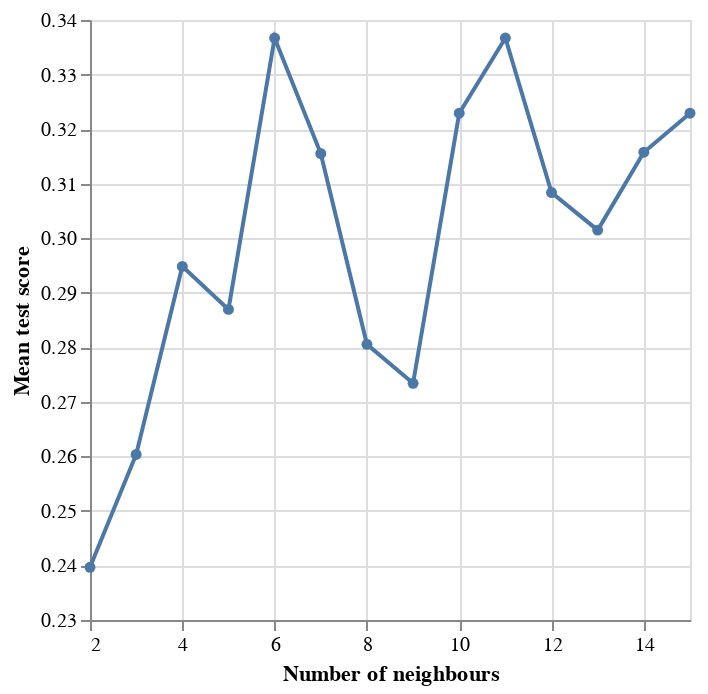

The notebook cell saved with this chart:
### Code cell
knn_spec = KNeighborsClassifier()

param_grid = {
    "n_neighbors": range(2, 16, 1),
}

knn_tune_grid = GridSearchCV(
    knn_spec, param_grid, return_train_score=True, n_jobs=-1, cv=5
)

knn_model_grid = knn_tune_grid.fit(X_train, y_train)

accuracies_grid = pd.DataFrame(knn_model_grid.cv_results_)

cross_val_plot = alt.Chart(accuracies_grid).mark_line(point=True).encode(
    x=alt.X("param_n_neighbors").title("Number of neighbours").scale(zero=False),
    y=alt.Y("mean_test_score").title("Mean test score").scale(zero=False)
)

cross_val_plot

### Figure 1 — Vega specification as saved in the notebook (floating-point values rounded to 4 significant figures)
{"$schema": "https://vega.github.io/schema/vega/v5.json", "data": [{"name": "source_0", "values": [{"mean_test_score": 0.2397, "param_n_neighbors": 2}, {"mean_test_score": 0.2603, "param_n_neighbors": 3}, {"mean_test_score": 0.2948, "param_n_neighbors": 4}, {"mean_test_score": 0.2869, "param_n_neighbors": 5}, {"mean_test_score": 0.3367, "param_n_neighbors": 6}, {"mean_test_score": 0.3155, "param_n_neighbors": 7}, {"mean_test_score": 0.2805, "param_n_neighbors": 8}, {"mean_test_score": 0.2734, "param_n_neighbors": 9}, {"mean_test_score": 0.3229, "param_n_neighbors": 10}, {"mean_test_score": 0.3367, "param_n_neighbors": 11}, {"mean_test_score": 0.3084, "param_n_neighbors": 12}, {"mean_test_score": 0.3015, "param_n_neighbors": 13}, {"mean_test_score": 0.3158, "param_n_neighbors": 14}, {"mean_test_score": 0.3229, "param_n_neighbors": 15}]}, {"name": "data_0", "values": [{"mean_test_score": 0.2397, "param_n_neighbors": 2}, {"mean_test_score": 0.2603, "param_n_neighbors": 3}, {"mean_test_score": 0.2948, "param_n_neighbors": 4}, {"mean_test_score": 0.2869, "param_n_neighbors": 5}, {"mean_test_score": 0.3367, "param_n_neighbors": 6}, {"mean_test_score": 0.3155, "param_n_neighbors": 7}, {"mean_test_score": 0.2805, "param_n_neighbors": 8}, {"mean_test_score": 0.2734, "param_n_neighbors": 9}, {"mean_test_score": 0.3229, "param_n_neighbors": 10}, {"mean_test_score": 0.3367, "param_n_neighbors": 11}, {"mean_test_score": 0.3084, "param_n_neighbors": 12}, {"mean_test_score": 0.3015, "param_n_neighbors": 13}, {"mean_test_score": 0.3158, "param_n_neighbors": 14}, {"mean_test_score": 0.3229, "param_n_neighbors": 15}]}], "marks": [{"type": "line", "name": "layer_0_marks", "from": {"data": "source_0"}, "sort": {"field": "x"}, "encode": {"update": {"y": {"field": "mean_test_score", "scale": "y"}, "defined": {"signal": "isValid(datum[\"param_n_neighbors\"]) && isFinite(+datum[\"param_n_neighbors\"]) && isValid(datum[\"mean_test_score\"]) && isFinite(+datum[\"mean_test_score\"])"}, "stroke": {"value": "#4c78a8"}, "x": {"field": "param_n_neighbors", "scale": "x"}}}, "style": ["line"]}, {"type": "symbol", "name": "layer_1_marks", "from": {"data": "data_0"}, "encode": {"update": {"opacity": {"value": 1}, "fill": {"value": "#4c78a8"}, "x": {"field": "param_n_neighbors", "scale": "x"}, "y": {"field": "mean_test_score", "scale": "y"}}}, "style": ["point"]}], "scales": [{"name": "x", "type": "linear", "domain": {"fields": [{"data": "source_0", "field": "param_n_neighbors"}, {"data": "data_0", "field": "param_n_neighbors"}]}, "range": [0, {"signal": "width"}], "zero": false, "nice": true}, {"name": "y", "type": "linear", "domain": {"fields": [{"data": "source_0", "field": "mean_test_score"}, {"data": "data_0", "field": "mean_test_score"}]}, "range": [{"signal": "height"}, 0], "nice": true, "zero": false}], "axes": [{"scale": "x", "orient": "bottom", "gridScale": "y", "labels": false, "aria": false, "grid": true, "minExtent": 0, "zindex": 0, "tickCount": {"signal": "ceil(width/40)"}, "maxExtent": 0, "domain": false, "ticks": false}, {"scale": "y", "domain": false, "aria": false, "grid": true, "zindex": 0, "ticks": false, "orient": "left", "maxExtent": 0, "tickCount": {"signal": "ceil(height/40)"}, "minExtent": 0, "labels": false, "gridScale": "x"}, {"scale": "x", "grid": false, "labelFlush": true, "title": "Number of neighbours", "orient": "bottom", "labelOverlap": true, "tickCount": {"signal": "ceil(width/40)"}, "zindex": 0}, {"scale": "y", "labelOverlap": true, "tickCount": {"signal": "ceil(height/40)"}, "grid": false, "title": "Mean test score", "zindex": 0, "orient": "left"}], "height": 300, "padding": 5, "style": "cell", "width": 300, "background": "white"}
